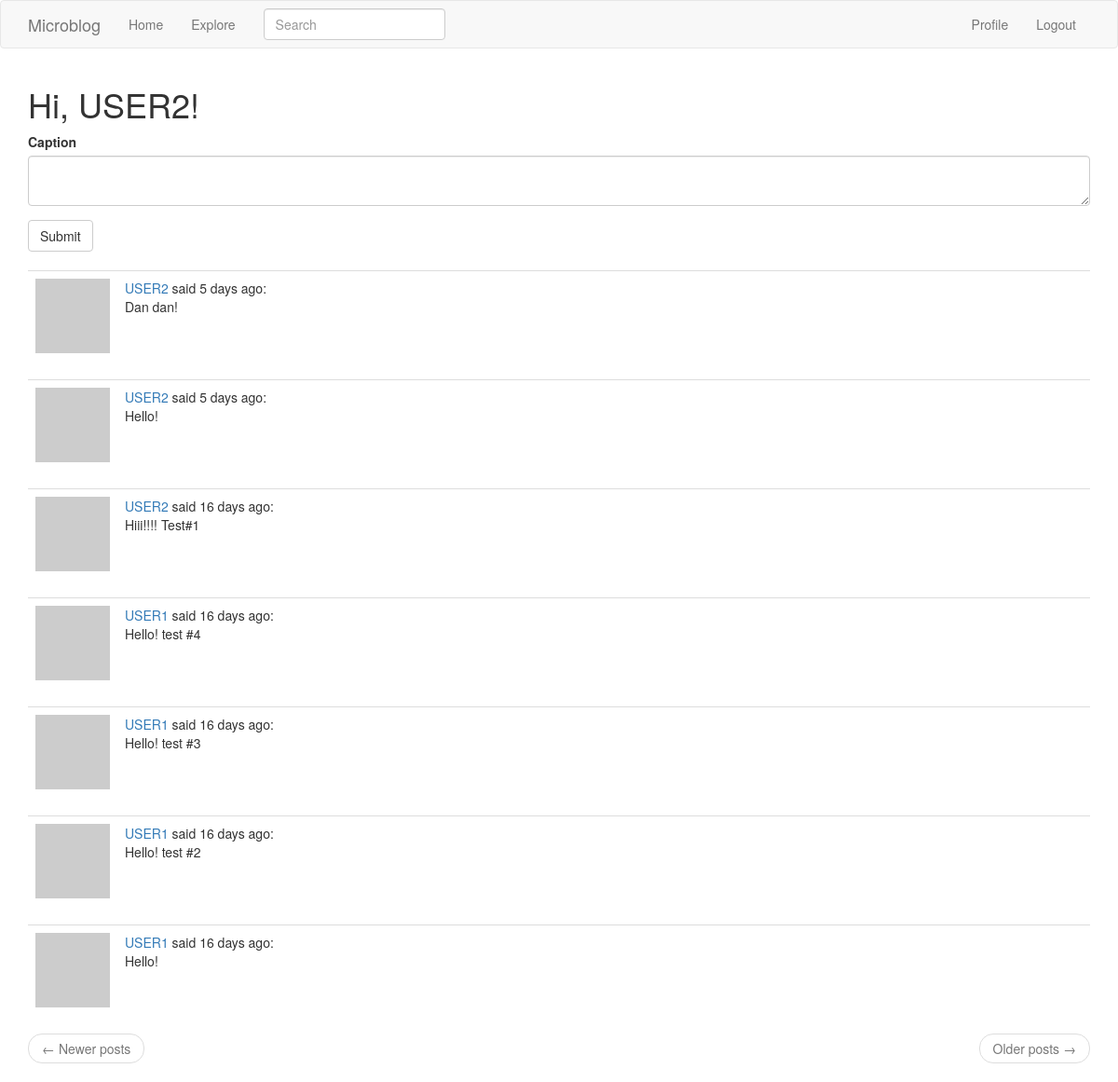
Before: /index (signed in) with the older database file.
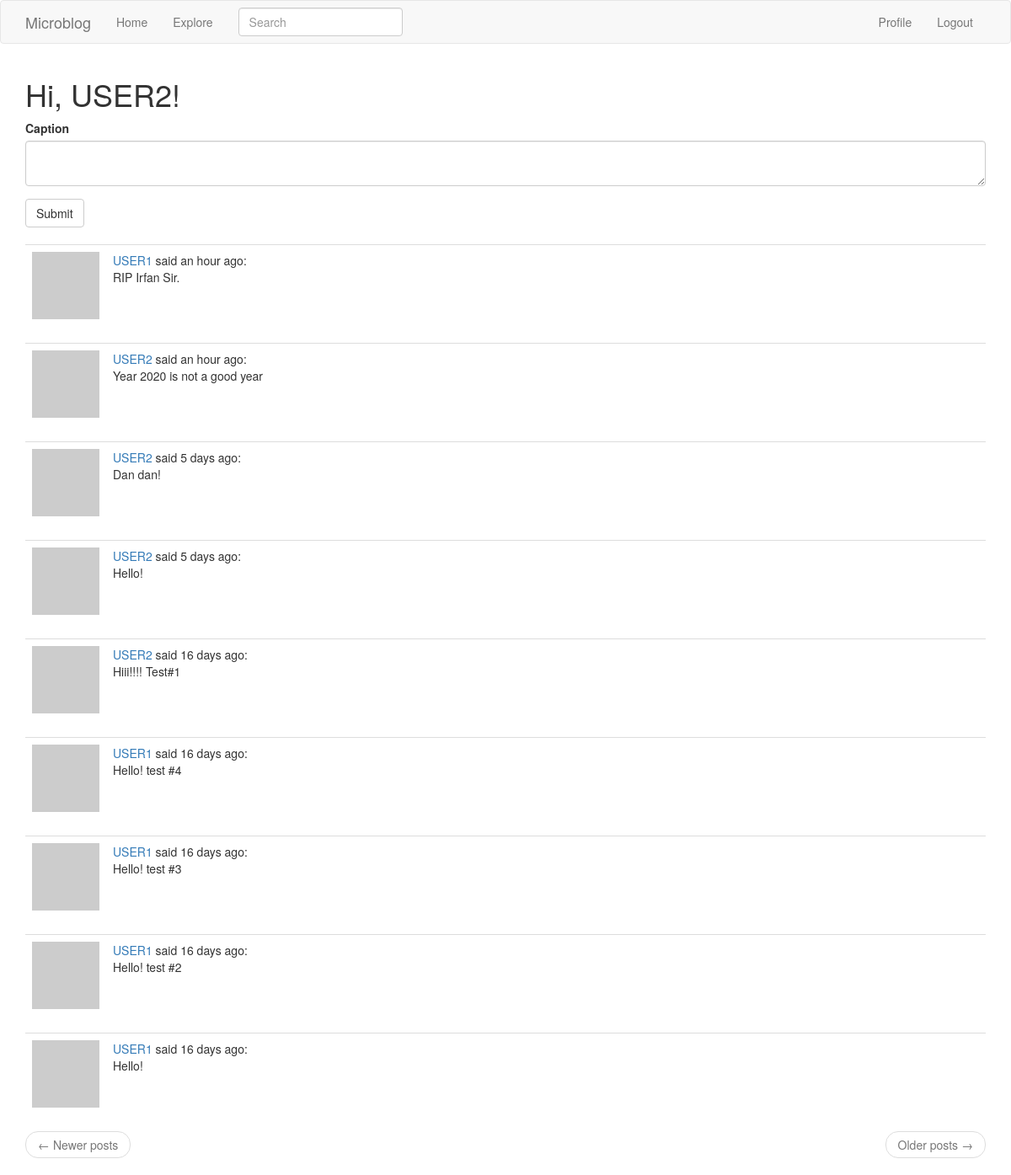
After: the same page with the newer database file.
### app/models.py (models this page shows, shortened)
class User(UserMixin, db.Model):
    id = db.Column(db.Integer, primary_key = True)
    username = db.Column(db.String(64), index = True, unique = True)
    email = db.Column(db.String(120),index = True, unique = True)
    password_hash = db.Column(db.String(128))
    posts = db.relationship('Post', backref = 'author', lazy = 'dynamic')
    about_me = db.Column(db.String(140))
    last_seen = db.Column(db.DateTime, default=datetime.utcnow)
    followed = db.relationship(
        'User', secondary=followers,
        primaryjoin=(followers.c.follower_id == id),
        secondaryjoin=(followers.c.followed_id == id),
        backref=db.backref('followers', lazy='dynamic'), lazy='dynamic')
    def avatar(self, size):
        digest = md5(self.email.lower().encode('utf-8')).hexdigest()
        return 'https://www.gravatar.com/avatar/{}?d=identicon&s={}'.format(
            digest, size)
    def followed_posts(self):
        followed = Post.query.join(
            followers, (followers.c.followed_id == Post.user_id)).filter(
                followers.c.follower_id == self.id)
        own = Post.query.filter_by(user_id=self.id)
        return followed.union(own).order_by(Post.timestamp.desc())

class SearchableMixin(object):
    @classmethod
    def before_commit(cls, session):
        session._changes = {
            'add': list(session.new),
            'update': list(session.dirty),
            'delete': list(session.deleted)
        }
    @classmethod
    def after_commit(cls, session):
        for obj in session._changes['add']:
            if isinstance(obj, SearchableMixin):
                add_to_index(obj.__tablename__, obj)
        for obj in session._changes['update']:
            if isinstance(obj, SearchableMixin):
                add_to_index(obj.__tablename__, obj)
        for obj in session._changes['delete']:
            if isinstance(obj, SearchableMixin):
                remove_from_index(obj.__tablename__, obj)
        session._changes = None

class Post(SearchableMixin, db.Model):
    __searchable__ = ['caption']
    id = db.Column(db.Integer, primary_key = True)
    caption = db.Column(db.String(150))
    timestamp = db.Column(db.DateTime, index = True, default = datetime.utcnow)
    user_id = db.Column(db.Integer, db.ForeignKey('user.id'))

### app/main/routes.py (the view)
@bp.route('/', methods=['GET', 'POST'])
@bp.route('/index', methods=['GET', 'POST'])
@login_required
def index():
    form = PostForm()
    if form.validate_on_submit():
        post = Post(caption=form.post.data, author=current_user)
        db.session.add(post)
        db.session.commit()
        flash("Your post is now live!")
        return redirect(url_for('main.index'))
    page = request.args.get('page', 1, type=int)
    posts = current_user.followed_posts().paginate(
        page, current_app.config['POSTS_PER_PAGE'], False)
    next_url = url_for('main.index', page=posts.next_num) \
        if posts.has_next else None
    prev_url = url_for('main.index', page=posts.prev_num) \
        if posts.has_prev else None
    return render_template('index.html', title='Home', form=form, posts=posts.items, next_url=next_url, prev_url=prev_url)

### app/main/forms.py
class SearchForm(FlaskForm):
    q = StringField('Search', validators=[DataRequired()])
    def __init__(self, *args, **kwargs):
        if 'formdata' not in kwargs:
            kwargs['formdata'] = request.args
        if 'csrf_enabled' not in kwargs:
            kwargs['csrf_enabled'] = False
        super(SearchForm, self).__init__(*args, **kwargs)

class PostForm(FlaskForm):
    post = TextAreaField('Caption', validators = [DataRequired(), Length(min = 1, max = 140)])
    submit = SubmitField('Submit')

### app/main/routes.py (called while the page is built)
@bp.before_app_request
def before_request():
    if current_user.is_authenticated:
        current_user.last_seen = datetime.utcnow()
        db.session.commit()
        g.search_form = SearchForm()
    g.locale = str(get_locale())

### app/models.py (called while the page is built)
@login.user_loader
def load_user(id):
    return User.query.get(int(id))

### app/templates/index.html
{% extends "base.html" %}
{% import 'bootstrap/wtf.html' as wtf %}
{% block app_content %}
    <h1>Hi, {{ current_user.username }}!</h1>
    {% if form %}
    {{ wtf.quick_form(form) }}
    <br>
    {% endif %}
    {% for post in posts %}
        {% include '_post.html' %}
    {% endfor %}
    <nav aria-label="...">
        <ul class="pager">
            <li class="previous{% if not prev_url %} disabled{% endif %}">
                <a href="{{ prev_url or '#' }}">
                    <span aria-hidden="true">&larr;</span> {{ ('Newer posts') }}
                </a>
            </li>
            <li class="next{% if not next_url %} disabled{% endif %}">
                <a href="{{ next_url or '#' }}">
                    {{ ('Older posts') }} <span aria-hidden="true">&rarr;</span>
                </a>
            </li>
        </ul>
    </nav>
{% endblock %}

### app/templates/base.html (shortened to what this page needs)
{% extends 'bootstrap/base.html' %}
  {% block navbar %}
    <nav class="navbar navbar-default">
        <div class="container">
            <div class="navbar-header">
                <a class="navbar-brand" href="{{ url_for('main.index') }}">Microblog</a>
            </div>
            <div class="collapse navbar-collapse" id="bs-example-navbar-collapse-1">
                <ul class="nav navbar-nav">
                    <li><a href="{{ url_for('main.index') }}">{{ ('Home') }}</a></li>
                    <li><a href="{{ url_for('main.explore') }}">{{ ('Explore') }}</a></li>
                </ul>
                {% if g.search_form %}
                <form class="navbar-form navbar-left" method="get"
                        action="{{ url_for('main.search') }}">
                    <div class="form-group">
                        {{ g.search_form.q(size=20, class='form-control',
                            placeholder=g.search_form.q.label.text) }}
                    </div>
                </form>
                {% endif %}
                <ul class="nav navbar-nav navbar-right">
                    {% if current_user.is_anonymous %}
                    <li><a href="{{ url_for('auth.login') }}">{{ ('Login') }}</a></li>
                    {% else %}
                    <li><a href="{{ url_for('main.user', username=current_user.username) }}">{{ ('Profile') }}</a></li>
                    <li><a href="{{ url_for('auth.logout') }}">{{ ('Logout') }}</a></li>
                    {% endif %}
                </ul>
            </div>
        </div>
    </nav>
{% endblock %}
    {% block content %}
        <div class="container">
            {% block app_content %}{% endblock %}
        </div>
    {% endblock %}

### app/templates/_post.html
<table class="table table-hover">
    <tr>
        <td width="70px">
            <a href="{{ url_for('main.user', username=post.author.username) }}">
                <img src="{{ post.author.avatar(70) }}" />
            </a>
        </td>
        <td>
            <a href="{{ url_for('main.user', username=post.author.username) }}">
                {{ post.author.username }}
            </a>
            said {{ moment(post.timestamp).fromNow() }}:
            <br>
            {{ post.caption }}
        </td>
    </tr>
</table>

Changed rows visible on the page:
added Post: author.username "USER1", timestamp "an hour ago", caption "RIP Irfan Sir."
added Post: author.username "USER2", timestamp "an hour ago", caption "Year 2020 is not a good year"
